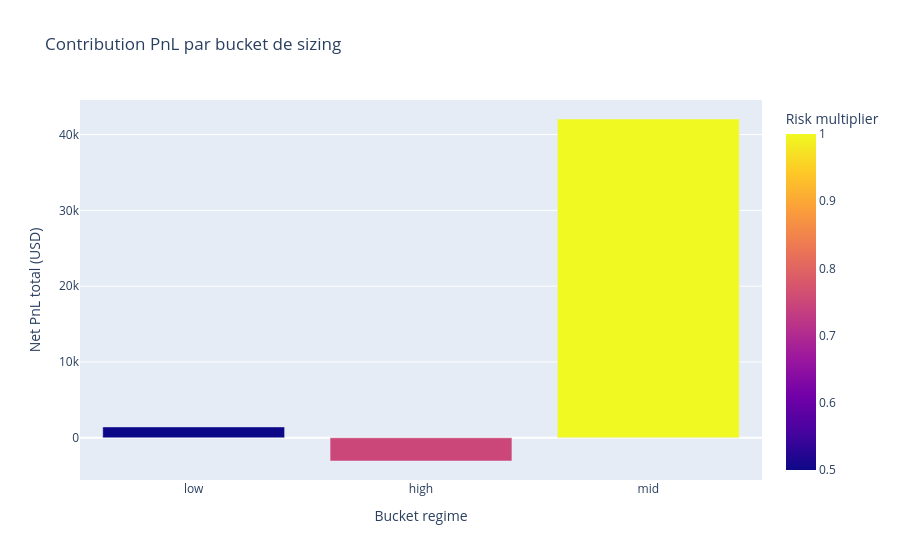

Notebook code for this chart:
### Markdown cell above
## 5. Logique de Sizing

Cette partie montre comment la variante se comporte en pratique:

- combien de trades passent dans chaque bucket,
- quelle exposition effective est prise,
- quelle contribution PnL vient de chaque bucket.

### Code cell
bucket_trade_stats = (
    trade_buckets.groupby(["bucket_label", "risk_multiplier"], dropna=False)
    .agg(
        n_trades=("trade_id", "count"),
        avg_quantity=("quantity", "mean"),
        avg_risk_per_trade_pct=("risk_per_trade_pct", "mean"),
        avg_actual_risk_usd=("actual_risk_usd", "mean"),
        total_net_pnl_usd=("net_pnl_usd", "sum"),
        avg_net_pnl_usd=("net_pnl_usd", "mean"),
    )
    .reset_index()
    .sort_values(["risk_multiplier", "bucket_label"])
)

bucket_trade_stats["avg_quantity"] = bucket_trade_stats["avg_quantity"].round(2)
bucket_trade_stats["avg_risk_per_trade_pct"] = bucket_trade_stats["avg_risk_per_trade_pct"].round(3)
bucket_trade_stats["avg_actual_risk_usd"] = bucket_trade_stats["avg_actual_risk_usd"].round(1)
bucket_trade_stats["total_net_pnl_usd"] = bucket_trade_stats["total_net_pnl_usd"].round(1)
bucket_trade_stats["avg_net_pnl_usd"] = bucket_trade_stats["avg_net_pnl_usd"].round(1)

display(bucket_trade_stats)

fig = px.bar(
    bucket_trade_stats,
    x="bucket_label",
    y="total_net_pnl_usd",
    color="risk_multiplier",
    barmode="group",
    title="Contribution PnL par bucket de sizing",
    labels={"total_net_pnl_usd": "Net PnL total (USD)", "bucket_label": "Bucket regime", "risk_multiplier": "Risk multiplier"},
)
fig.show()

### Figure 1 — Plotly figure (JSON) as saved in the notebook; plotly's stock layout.template omitted (floating-point values rounded to 4 significant figures)
{"data": [{"alignmentgroup": "True", "hovertemplate": "Bucket regime=%{x}<br>Net PnL total (USD)=%{y}<br>Risk multiplier=%{marker.color}<extra></extra>", "legendgroup": "", "marker": {"color": [0.5, 0.75, 1.0], "coloraxis": "coloraxis", "pattern": {"shape": ""}}, "name": "", "offsetgroup": "", "orientation": "v", "showlegend": false, "textposition": "auto", "type": "bar", "x": ["low", "high", "mid"], "xaxis": "x", "y": [1436.0, -3058.0, 42050.0], "yaxis": "y"}], "layout": {"barmode": "group", "coloraxis": {"colorbar": {"title": {"text": "Risk multiplier"}}, "colorscale": [[0, "#0d0887"], [0.1111, "#46039f"], [0.2222, "#7201a8"], [0.3333, "#9c179e"], [0.4444, "#bd3786"], [0.5556, "#d8576b"], [0.6667, "#ed7953"], [0.7778, "#fb9f3a"], [0.8889, "#fdca26"], [1, "#f0f921"]]}, "legend": {"tracegroupgap": 0}, "title": {"text": "Contribution PnL par bucket de sizing"}, "xaxis": {"anchor": "y", "domain": [0, 1], "title": {"text": "Bucket regime"}}, "yaxis": {"anchor": "x", "domain": [0, 1], "title": {"text": "Net PnL total (USD)"}}}}
